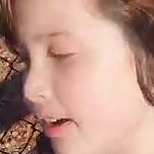
#> input picture fotogramas_detectados/frame_120_rostro_0_(None, 0).png, 154 x 154 px
$ python -i detector_emociones.py   (imports and definitions only)   (older library calls are emulated)
#> lines starting #> are read from the running program, lines starting #| are printed output that depends on the picture
### backend/emotion_ensemble.py
import os
import numpy as np
import cv2
import logging
from typing import Tuple, List, Dict, Optional
from datetime import datetime

# Importaciones de Keras/TensorFlow con manejo de errores
try:
    from keras.models import load_model
    from keras.optimizers import Adam
    import tensorflow as tf

    # Configurar TensorFlow para usar menos verbosidad
    tf.get_logger().setLevel('ERROR')
#> (this line was passed over: tensorflow is not available in this run)
    os.environ['TF_CPP_MIN_LOG_LEVEL'] = '2'

except ImportError as e:
    print(f"Error importando TensorFlow/Keras: {e}")
    print("Instale con: pip install tensorflow keras")
    raise

class EmotionEnsemble:
    """
    Ensemble avanzado de modelos de reconocimiento emocional facial.
    Combina múltiples modelos pre-entrenados para mayor precisión y robustez.
    """

    def __init__(self, models_dir: str = "./models"):
        """
        Inicializa el ensemble de modelos emocionales.

        Args:
            models_dir (str): Directorio que contiene los modelos pre-entrenados
        """
        # CRÍTICO: Inicializar logger PRIMERO
        self.logger = logging.getLogger(self.__class__.__name__)
        self.logger.setLevel(logging.INFO)

        # Crear handler si no existe
        if not self.logger.handlers:
            handler = logging.StreamHandler()
            handler.setLevel(logging.INFO)
            formatter = logging.Formatter('%(asctime)s - %(name)s - %(levelname)s - %(message)s')
            handler.setFormatter(formatter)
            self.logger.addHandler(handler)

        # Ahora sí, el resto de la inicialización
        self.models_dir = models_dir
        self.models = []
        self.input_shapes = []
        self.model_weights = []  # Pesos para el ensemble
        self.model_info = []  # Información de cada modelo

        # Definir emociones estándar (FER-2013)
        self.emotions = ['Angry', 'Disgust', 'Fear', 'Happy', 'Sad', 'Surprise', 'Neutral']

        # Mapeo a emociones en español para reportes
        self.emotions_spanish = {
            'Angry': 'Enojado',
            'Disgust': 'Disgusto',
            'Fear': 'Miedo',
            'Happy': 'Feliz',
            'Sad': 'Triste',
            'Surprise': 'Sorpresa',
            'Neutral': 'Neutral'
        }

        # Configuración de modelos disponibles - CORREGIDO
        self.available_models = {
            "FER_model.h5": {
                "weight": 0.4,
                "description": "Modelo FER principal",
                "expected_input": (48, 48, 1)
            },
            "fer2013_mini_XCEPTION.99-0.65.hdf5": {
                "weight": 0.6,
                "description": "Modelo mini-XCEPTION optimizado",
                "expected_input": (64, 64, 1)
            },
            "emotion_model.hdf5": {  # CORREGIDO: era emotion_model_v2.h5
                "weight": 0.3,
                "description": "Modelo de emociones v2",
                "expected_input": (48, 48, 1)
            }
        }

        # Inicializar cascade para detección facial como backup
        try:
            self.face_cascade = cv2.CascadeClassifier(
                cv2.data.haarcascades + 'haarcascade_frontalface_default.xml'
            )
        except Exception as e:
            self.logger.warning(f"No se pudo cargar cascade facial: {e}")
            self.face_cascade = None

        # Métricas de rendimiento
        self.performance_metrics = {
            'predictions_made': 0,
            'high_confidence_predictions': 0,
            'processing_times': [],
            'model_errors': 0,
            'session_start': datetime.now()
        }

        # Cargar modelos disponibles
        self.load_models()

    def load_models(self):
        """Carga todos los modelos disponibles en el directorio."""

        if not os.path.exists(self.models_dir):
            self.logger.warning(f"Directorio de modelos no encontrado: {self.models_dir}")
            self.logger.info("Creando modelo de fallback simple...")
            self._create_fallback_model()
            return

        loaded_count = 0

        for model_filename, model_config in self.available_models.items():
            model_path = os.path.join(self.models_dir, model_filename)

            if os.path.exists(model_path):
                try:
                    self.logger.info(f"Cargando modelo: {model_filename}")

                    # Cargar modelo
                    model = load_model(model_path, compile=False)

                    # Recompilar con configuración optimizada
                    model.compile(
                        optimizer=Adam(learning_rate=0.0001),
                        loss='categorical_crossentropy',
                        metrics=['accuracy']
                    )

                    # Verificar forma de entrada
                    input_shape = model.input_shape[1:]  # Remover batch dimension
                    expected_shape = model_config["expected_input"]

                    if input_shape != expected_shape:
                        self.logger.warning(
                            f"Forma de entrada inesperada en {model_filename}: "
                            f"esperada {expected_shape}, obtenida {input_shape}"
                        )

                    # Agregar a la lista de modelos
                    self.models.append(model)
                    self.input_shapes.append(input_shape)
                    self.model_weights.append(model_config["weight"])
                    self.model_info.append({
                        "filename": model_filename,
                        "description": model_config["description"],
                        "input_shape": input_shape,
                        "weight": model_config["weight"],
                        "loaded_at": datetime.now().isoformat()
                    })

                    loaded_count += 1
                    self.logger.info(f"✓ Modelo cargado: {model_config['description']}")

                except Exception as e:
                    self.logger.error(f"Error cargando {model_filename}: {e}")
                    import traceback
                    traceback.print_exc()
                    continue
            else:
                self.logger.info(f"Modelo no encontrado: {model_filename} en {model_path}")

        if loaded_count == 0:
            self.logger.warning("No se cargaron modelos. Creando modelo de fallback...")
            self._create_fallback_model()
        else:
            # Normalizar pesos
            self._normalize_weights()
            self.logger.info(f"✅ Ensemble inicializado con {loaded_count} modelos")

            # IMPORTANTE: Marcar que NO estamos en modo fallback
            self.fallback_mode = False

    def _create_fallback_model(self):
        """Crea un modelo de fallback simple basado en reglas cuando no hay modelos disponibles."""
        self.logger.info("Creando modelo de fallback basado en reglas...")

        # Agregar información del modelo de fallback
        self.model_info.append({
            "filename": "fallback_rule_based",
            "description": "Modelo de fallback basado en reglas",
            "input_shape": (48, 48, 1),
            "weight": 1.0,
            "loaded_at": datetime.now().isoformat(),
            "type": "rule_based"
        })

        self.fallback_mode = True

    # [434 lines left out: functions _normalize_weights, preprocess_face, predict_emotion, _apply_confidence_smoothing, _fallback_prediction, predict_emotions_batch and 8 more, not called in this run]

### backend/detector_emociones.py
import os
import cv2
import numpy as np
import logging
import json
from datetime import datetime
from typing import List, Dict, Tuple, Optional

try:
    from .emotion_ensemble import EmotionEnsemble
except ImportError:
    EmotionEnsemble = None
    print("⚠️ EmotionEnsemble no disponible, usando predicción simulada")

class DetectorEmociones:
    """
    Detector de emociones faciales FUNCIONAL.
    Usa EmotionEnsemble si está disponible, sino fallback simulado.
    """

    EMOTION_MAP = {
        'happy': 'Feliz', 'Happy': 'Feliz',
        'sad': 'Triste', 'Sad': 'Triste',
        'angry': 'Enojado', 'Angry': 'Enojado',
        'neutral': 'Neutro', 'Neutral': 'Neutro',
        'surprise': 'Sorprendido', 'Surprise': 'Sorprendido',
        'disgust': 'Disgustado', 'Disgust': 'Disgustado',
        'fear': 'Temeroso', 'Fear': 'Temeroso'
    }

    EMOTIONS_LIST = ['happy', 'sad', 'angry', 'neutral', 'surprise', 'disgust', 'fear']
    EMOTION_WEIGHTS = [0.2, 0.1, 0.1, 0.3, 0.1, 0.1, 0.1]

    def __init__(self, cascade_path: str = None, save_frames_path: str = "./fotogramas_detectados", models_dir: str = "./models"):
        """Inicializa el detector de emociones."""

        logging.basicConfig(level=logging.INFO)
        self.logger = logging.getLogger(self.__class__.__name__)
        self.logger.info("Inicializando DetectorEmociones...")

        # Cargar el clasificador de rostros
        if cascade_path is None:
            cascade_path = cv2.data.haarcascades + 'haarcascade_frontalface_default.xml'

        self.face_cascade = cv2.CascadeClassifier(cascade_path)

        if self.face_cascade.empty():
            self.logger.error(f"Error: No se pudo cargar el clasificador desde: {cascade_path}")
            raise Exception("Cascade facial falló al cargar")

        self.logger.info(f"Cascade facial cargado correctamente")

        self.save_frames_path = save_frames_path
        self.models_dir = models_dir
        self.setup_directories()

        # Intentar cargar EmotionEnsemble
        self.emotion_ensemble = None
        self.use_ensemble = False

        if EmotionEnsemble is not None:
            try:
                self.logger.info("Intentando cargar EmotionEnsemble...")
                self.emotion_ensemble = EmotionEnsemble(models_dir=models_dir)
                self.use_ensemble = True
                self.logger.info(f"✓ EmotionEnsemble cargado correctamente")
            except Exception as e:
                self.logger.warning(f"No se pudo cargar EmotionEnsemble: {e}")
                self.logger.info("Usando predicción simulada como fallback")
                self.use_ensemble = False
        else:
            self.logger.info("EmotionEnsemble no disponible, usando predicción simulada")

        self.detection_params = {
            'scaleFactor': 1.1,
            'minNeighbors': 4,
            'minSize': (30, 30),
            'maxSize': (800, 800)
        }

        self.quality_thresholds = {
            'min_face_size': 30,
            'max_face_size': 800,
            'confidence_threshold': 0.05,
            'min_emotion_confidence': 0.05
        }

        self.session_metrics = {
            'frames_processed': 0,
            'frames_analyzed': 0,
            'frames_with_faces': 0,
            'faces_detected': 0,
            'emotions_analyzed': 0,
            'emotions_detected_total': 0,
            'session_start': datetime.now()
        }

    def setup_directories(self):
        """Configura directorios necesarios."""
        timestamp = datetime.now().strftime("%Y%m%d_%H%M%S")

        self.session_dir = os.path.join(self.save_frames_path, f"sesion_{timestamp}")
        self.frames_dir = os.path.join(self.session_dir, "frames")
        self.faces_dir = os.path.join(self.session_dir, "rostros")

        for directory in [self.session_dir, self.frames_dir, self.faces_dir]:
            os.makedirs(directory, exist_ok=True)

        self.logger.info(f"Directorios configurados: {self.session_dir}")

    def detectar_rostros(self, frame: np.ndarray) -> List[Tuple[int, int, int, int]]:
        """Detecta rostros en el frame."""
        try:
            # Asegurar formato correcto
            if len(frame.shape) == 3:
                if frame.shape[2] == 4:
                    frame_bgr = cv2.cvtColor(frame, cv2.COLOR_RGBA2BGR)
                else:
                    frame_bgr = frame
            elif len(frame.shape) == 2:
                frame_bgr = cv2.cvtColor(frame, cv2.COLOR_GRAY2BGR)
            else:
                frame_bgr = frame

            # Convertir a escala de grises
            gray = cv2.cvtColor(frame_bgr, cv2.COLOR_BGR2GRAY)
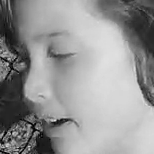
#> gray: shape (154, 154); min 1, max 226, mean 149

            # Detectar rostros
            rostros = self.face_cascade.detectMultiScale(
                gray,
                scaleFactor=self.detection_params['scaleFactor'],
                minNeighbors=self.detection_params['minNeighbors'],
                minSize=self.detection_params['minSize'],
                flags=cv2.CASCADE_SCALE_IMAGE
            )
#> rostros = ()

            # Filtrar rostros válidos
            rostros_validos = []
            for (x, y, w, h) in rostros:
                if (self.quality_thresholds['min_face_size'] <= w <= self.quality_thresholds['max_face_size'] and
                    self.quality_thresholds['min_face_size'] <= h <= self.quality_thresholds['max_face_size']):
                    rostros_validos.append((x, y, w, h))
#> this loop made 0 passes
#> after the loop, rostros_validos = []

            return rostros_validos

        except Exception as e:
            self.logger.error(f"Error detectando rostros: {e}")
            return []

    # [318 lines left out: functions predecir_emocion_ensemble, predecir_emocion_simulada, analizar_emocion, guardar_frame_completo, analizar_video, obtener_estadisticas_sesion and 1 more, not called in this run]

>>> import cv2
>>> picture = cv2.cvtColor(cv2.imread('../fotogramas_detectados/frame_120_rostro_0_(None, 0).png'), cv2.COLOR_BGR2RGB)
>>> result = DetectorEmociones().detectar_rostros(picture)
#> result = []

$ run again, on fotogramas_detectados/frame_300_rostro_0_(None, 0).png
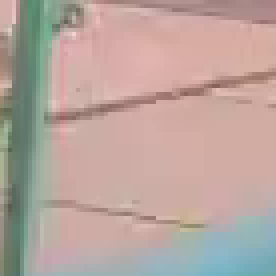
#> input picture fotogramas_detectados/frame_300_rostro_0_(None, 0).png, 69 x 69 px (shown 4 times larger)
#> in detectar_rostros, `gray = cv2.cvtColor(frame_bgr, cv2.COLOR_BGR2GRAY)`:
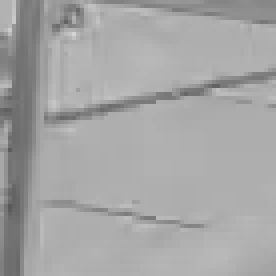
#> gray: shape (69, 69) (shown 4 times larger); min 88, max 213, mean 165.1
#> rostros = ()
#> after the loop in detectar_rostros, `for (x, y, w, h) in rostros:`: rostros_validos = []

$ run again, on fotogramas_detectados/frame_300_rostro_1_(None, 0).png
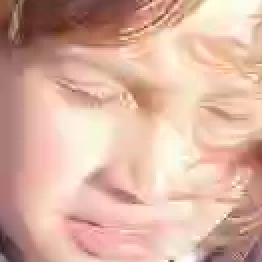
#> input picture fotogramas_detectados/frame_300_rostro_1_(None, 0).png, 131 x 131 px (shown 2 times larger)
#> in detectar_rostros, `gray = cv2.cvtColor(frame_bgr, cv2.COLOR_BGR2GRAY)`:
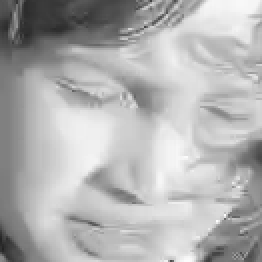
#> gray: shape (131, 131) (shown 2 times larger); min 35, max 254, mean 177
#> rostros = ()
#> after the loop in detectar_rostros, `for (x, y, w, h) in rostros:`: rostros_validos = []

$ run again, on fotogramas_detectados/frame_300_rostro_2_(None, 0).png
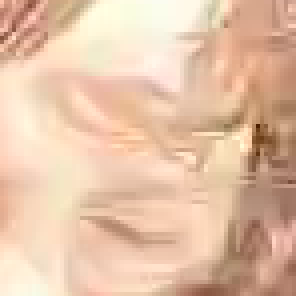
#> input picture fotogramas_detectados/frame_300_rostro_2_(None, 0).png, 74 x 74 px (shown 4 times larger)
#> in detectar_rostros, `gray = cv2.cvtColor(frame_bgr, cv2.COLOR_BGR2GRAY)`:
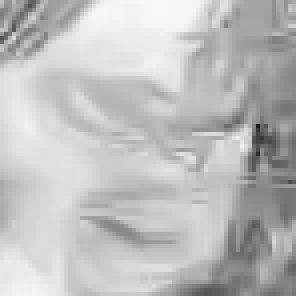
#> gray: shape (74, 74) (shown 4 times larger); min 27, max 248, mean 189.8
#> rostros = [[2, 5, 68, 68]]
#> the loop in detectar_rostros, `for (x, y, w, h) in rostros:` made 1 pass
#> after the loop in detectar_rostros, `for (x, y, w, h) in rostros:`: rostros_validos = [(2, 5, 68, 68)]
